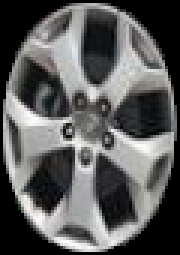
#> input picture 轮毂/传统orb/006A.png, 60 x 85 px (shown 3 times larger)
$ python 'rdsimmz正方形.py'   (older library calls are emulated)
#> lines starting #> are read from the running program, lines starting #| are printed output that depends on the picture; long printed decimals are rounded
import matplotlib
matplotlib.use('TkAgg')
import matplotlib.pyplot as plt
import matplotlib.pyplot as plt
plt.rcParams['font.sans-serif'] = ['SimHei']
plt.rcParams['axes.unicode_minus'] = False
import cv2
import numpy as np
from skimage.metrics import structural_similarity as ssim
from skimage.transform import rotate
from skimage.color import rgb2gray


def preprocess_image(image_path):
#> called with image_path = '006A.png'
    image = cv2.imread(image_path)
#> image is the input picture: shape (85, 60, 3); mean B, G, R 90.9, 91.2, 91
    gray_image = rgb2gray(image)
    h, w = gray_image.shape
#> h = 85; w = 60
    max_dim = max(h, w)
#> max_dim = 85
    square_image = np.zeros((max_dim, max_dim), dtype=gray_image.dtype)
    if h == max_dim:
        square_image[:, (max_dim - w) // 2:(max_dim - w) // 2 + w] = gray_image
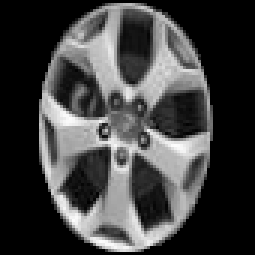
#> square_image: shape (85, 85) float64 (shown 3 times larger); min 0, max 0.996, mean 0.252
#> call 2 of preprocess_image, with image_path = '006A1.png'
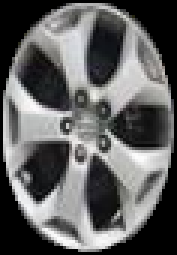
#> input picture 轮毂/传统orb/006A1.png, 59 x 85 px (shown 3 times larger)
#> in preprocess_image, image is the input picture: shape (85, 59, 3); mean B, G, R 96.7, 96.7, 96.7
#> in preprocess_image (call 2), `square_image[:, (max_dim - w) // 2:(max_dim - w) // 2 + w] = gray_image`:
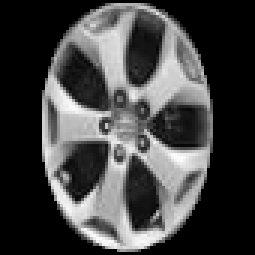
#> square_image: shape (85, 85) float64 (shown 3 times larger); min 0, max 0.992, mean 0.263
    else:
        square_image[(max_dim - h) // 2:(max_dim - h) // 2 + h, :] = gray_image
    return square_image


def enhance_illumination(image):
    equalized_image = cv2.equalizeHist(np.uint8(image * 255))
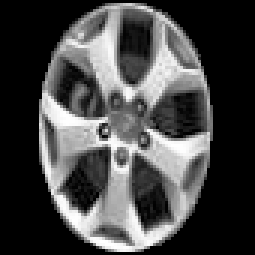
#> equalized_image: shape (85, 85) (shown 3 times larger); min 0, max 255, mean 69.8
    return equalized_image / 255.0


def find_best_rotation(image1, image2):
    max_similarity = -1
    best_angle = 0
    for angle in range(0, 360, 1):
        rotated_image2 = rotate(image2, angle)
        # 获取image1的尺寸
        h, w = image1.shape
        # 将旋转后的图像调整为与image1相同的尺寸
        rotated_image2 = rotated_image2[:h, :w]
        similarity = ssim(image1, rotated_image2, multichannel=False, data_range=1)
        if similarity > max_similarity:
            max_similarity = similarity
            best_angle = angle
#> this loop made 360 passes
#> (similarity, max_similarity) on passes 1 to 7: (0.569, 0.569), (0.603, 0.603), (0.63, 0.63), (0.654, 0.654), (0.676, 0.676), (0.692, 0.692), (0.7, 0.7)
#> similarity on passes 8 to 13: 0.696, 0.678, 0.653, 0.624, 0.59, 0.553
#> pass 2, in find_best_rotation, `rotated_image2 = rotate(image2, angle)`:
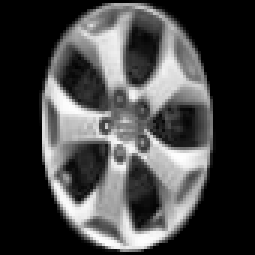
#> rotated_image2: shape (85, 85) float64 (shown 3 times larger); min 0, max 1, mean 0.27
#> pass 3, in find_best_rotation, `rotated_image2 = rotate(image2, angle)`:
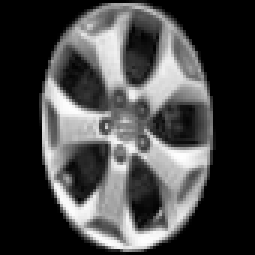
#> rotated_image2: shape (85, 85) float64 (shown 3 times larger); min 0, max 0.999, mean 0.27
#> after the loop, best_angle = 6; max_similarity = 0.7
    return best_angle


def calculate_similarity(image1, image2):
    similarity = ssim(image1, image2, multichannel=False, data_range=1)
    return similarity


image_pairs = [
    ('006A.png', '006A1.png'),
    ('004A.png', '004A1.png'),
    ('005A.png', '005B.png'),
    ('006A.png', '004A1.png'),
    ('004A.png', '005A.png'),
    ('005A.png', '006A.png')
]

for pair in image_pairs:
    image1_path, image2_path = pair
    image1 = preprocess_image(image1_path)
    image2 = preprocess_image(image2_path)

    enhanced_image1 = enhance_illumination(image1)
    enhanced_image2 = enhance_illumination(image2)

    best_angle = find_best_rotation(enhanced_image1, enhanced_image2)
#> best_angle = 6
    rotated_image2 = rotate(enhanced_image2, best_angle)
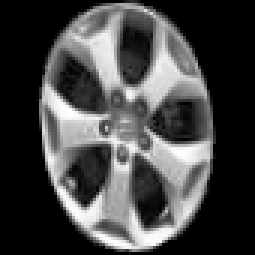
#> rotated_image2: shape (85, 85) float64 (shown 3 times larger); min 0, max 1, mean 0.27
    rotated_image2 = rotated_image2[:enhanced_image1.shape[0], :enhanced_image1.shape[1]]
    similarity = calculate_similarity(enhanced_image1, rotated_image2)
#> in calculate_similarity, `similarity = ssim(image1, image2, multichannel=False, data_range=1)`: similarity = 0.7
#> similarity = 0.7

    print(f"图片 {image1_path}、{image2_path} 以及旋转后的 {image2_path} 的相似度: {similarity}")
#| 图片 006A.png、006A1.png 以及旋转后的 006A1.png 的相似度: 0.7004

    plt.figure(figsize=(12, 4))
    plt.subplot(1, 3, 1)
    plt.imshow(enhanced_image1, cmap='gray')
    plt.title(f'图片 {image1_path}')
    plt.subplot(1, 3, 2)
    plt.imshow(enhanced_image2, cmap='gray')
    plt.title(f'图片 {image2_path}')
    plt.subplot(1, 3, 3)
    plt.imshow(rotated_image2, cmap='gray')
    plt.title(f'旋转后的 {image2_path}')
    plt.show()
#> pass 2 of the loop `for pair in image_pairs:`:
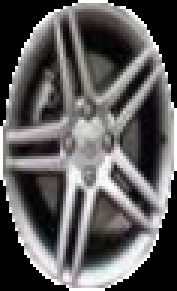
#> input picture 轮毂/传统orb/004A.png, 59 x 97 px (shown 3 times larger)
#> in preprocess_image, image is the input picture: shape (97, 59, 3); mean B, G, R 91.9, 91.8, 93.5
#> gray_image: shape (97, 59) float64
#> square_image: shape (97, 97) float64
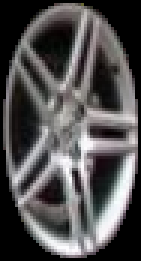
#> input picture 轮毂/传统orb/004A1.png, 47 x 87 px (shown 3 times larger)
#> in preprocess_image, image is the input picture: shape (87, 47, 3); mean B, G, R 81.5, 81.1, 82.9
#> gray_image: shape (87, 47) float64
#> square_image: shape (87, 87) float64
#> equalized_image: shape (97, 97)
#> in enhance_illumination (call 4), `equalized_image = cv2.equalizeHist(np.uint8(image * 255))`:
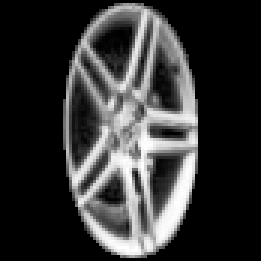
#> equalized_image: shape (87, 87) (shown 3 times larger); min 0, max 255, mean 53.1
#> after the loop in find_best_rotation, `for angle in range(0, 360, 1):`: best_angle = 0; max_similarity = -1
#> (the run stopped early here; a loop or call above may not have finished)
